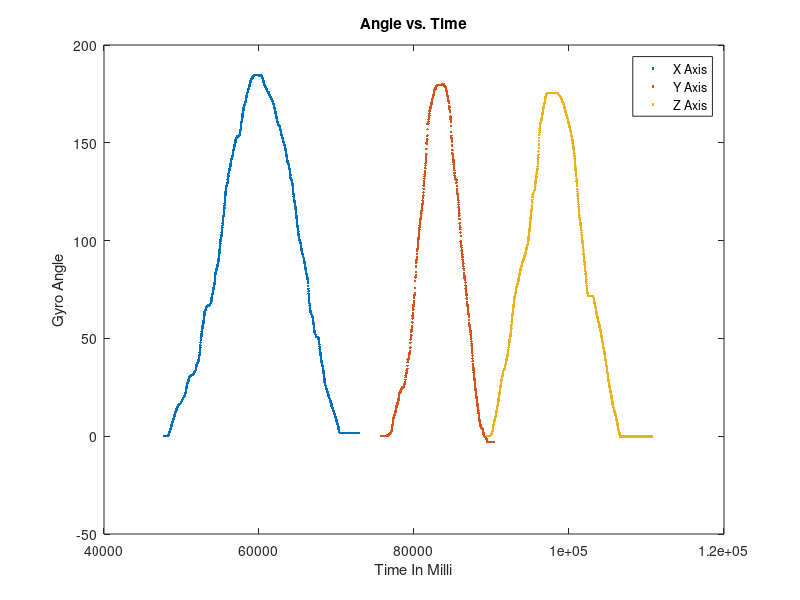

The MATLAB source for this figure:
close all;

%% X Axis
Array=csvread('Gyro_180_X.csv');
GyroX = Array(:, 1);
TimeInMilliX = Array(:, 4);

GyroX = cumsum(GyroX*.02);

%% Y Axis
Array=csvread('Gyro_180_Y.csv');
GyroY = Array(:, 2);
TimeInMilliY = Array(:, 4);
TimeInMilliY = TimeInMilliY - 330000;

GyroY = cumsum(GyroY*.02);

%% Z Axis
Array=csvread('Gyro_180_Z.csv');
GyroZ = Array(:, 3)
TimeInMilliZ = Array(:, 4);
TimeInMilliZ = TimeInMilliZ + 81790;

GyroZ = cumsum(GyroZ*.02);

%% Plotting
figure('Name','Angle Vs. Time','NumberTitle','off');
plot(TimeInMilliX,GyroX, '.')
hold on;
plot(TimeInMilliY,GyroY, '.')
plot(TimeInMilliZ,GyroZ, '.')

title('Angle vs. Time')
legend('X Axis','Y Axis','Z Axis')
xlabel('Time In Milli')
ylabel('Gyro Angle')
hold off;